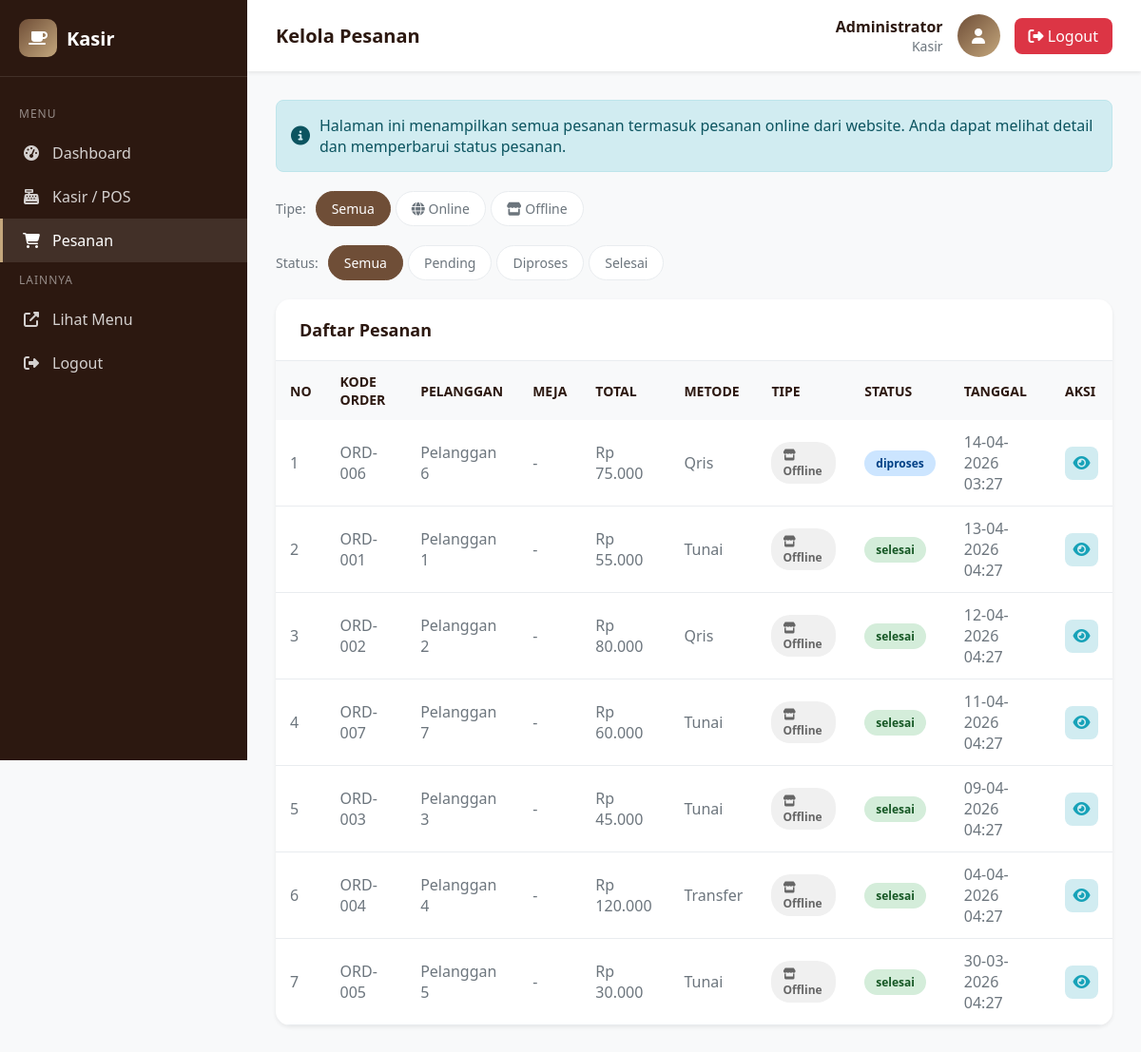
The app's page /kasir/orders/index.php (signed in) with its own data.
### tables this page shows
CREATE TABLE IF NOT EXISTS orders (
    id INT PRIMARY KEY AUTO_INCREMENT,
    kode_order VARCHAR(20) UNIQUE NOT NULL,
    user_id INT,
    nama_pelanggan VARCHAR(100),
    nomor_meja VARCHAR(20),
    total_harga DECIMAL(12,2) NOT NULL,
    metode_pembayaran ENUM('tunai', 'qris', 'transfer') DEFAULT 'tunai',
    catatan TEXT,
    tipe_order ENUM('online', 'offline') DEFAULT 'offline',
    status_order ENUM('pending', 'diproses', 'selesai', 'dibatalkan') DEFAULT 'pending',
    created_at TIMESTAMP DEFAULT CURRENT_TIMESTAMP,
    FOREIGN KEY (user_id) REFERENCES users(id)
);

### config/functions.php (called while the page is built, shortened)
<?php
require_once 'database.php';
function formatCurrency($amount)
{
    return 'Rp ' . number_format($amount, 0, ',', '.');
}
function getAllOrders($limit = null)
{
    global $conn;
    $sql = "SELECT o.*, u.nama_lengkap as nama_kasir
            FROM orders o
            LEFT JOIN users u ON o.user_id = u.id
            ORDER BY o.created_at DESC";
    $result = $conn->query($sql);
    return $result->fetch_all(MYSQLI_ASSOC);
}

### kasir/orders/index.php (the view, shortened to what this page needs)
<?php
require_once '../../config/functions.php';
$orders = getAllOrders();
$status_filter = isset($_GET['status']) ? $_GET['status'] : '';
$tipe_filter = isset($_GET['tipe']) ? $_GET['tipe'] : '';
?>
<!DOCTYPE html>
<html lang="id">
<head>
    <link rel="stylesheet" href="https://cdnjs.cloudflare.com/ajax/libs/font-awesome/6.4.0/css/all.min.css">
</head>
<body>
    <aside class="sidebar">
        <div class="sidebar-brand">
            <div class="logo-icon"><i class="fas fa-coffee"></i></div>
            <span>Kasir</span>
        </div>
        <nav class="sidebar-menu">
            <div class="menu-section">Menu</div>
            <a href="../index.php" class="menu-item"><i class="fas fa-tachometer-alt"></i><span>Dashboard</span></a>
            <a href="../pos.php" class="menu-item"><i class="fas fa-cash-register"></i><span>Kasir / POS</span></a>
            <a href="index.php" class="menu-item active"><i class="fas fa-shopping-cart"></i><span>Pesanan</span></a>
            <div class="menu-section">Lainnya</div>
            <a href="../../index.php" class="menu-item" target="_blank"><i
                    class="fas fa-external-link-alt"></i><span>Lihat Menu</span></a>
            <a href="../logout.php" class="menu-item"><i class="fas fa-sign-out-alt"></i><span>Logout</span></a>
        </nav>
    </aside>
    <main class="main-content">
        <header class="admin-header">
            <h1 class="header-title">Kelola Pesanan</h1>
            <div class="header-user">
                <div class="user-info">
                    <div class="user-name">
                        <?= $_SESSION['admin_nama'] ?>
                    </div>
                    <div class="user-role">Kasir</div>
                </div>
                <div class="user-avatar"><i class="fas fa-user"></i></div>
                <a href="../logout.php" class="btn-logout"><i class="fas fa-sign-out-alt"></i> Logout</a>
            </div>
        </header>
        <div class="content">
            <div class="alert-box">
                <i class="fas fa-info-circle"></i>
                <p>Halaman ini menampilkan semua pesanan termasuk pesanan online dari website. Anda dapat melihat detail
                    dan memperbarui status pesanan.</p>
            </div>
            <div class="filters">
                <div class="filter-group">
                    <label>Tipe:</label>
                    <a href="index.php" class="filter-btn <?= $tipe_filter == '' ? 'active' : '' ?>">Semua</a>
                    <a href="index.php?tipe=online" class="filter-btn <?= $tipe_filter == 'online' ? 'active' : '' ?>">
                        <i class="fas fa-globe"></i> Online
                    </a>
                    <a href="index.php?tipe=offline"
                        class="filter-btn <?= $tipe_filter == 'offline' ? 'active' : '' ?>">
                        <i class="fas fa-store"></i> Offline
                    </a>
                </div>
            </div>
            <div class="filters">
                <div class="filter-group">
                    <label>Status:</label>
                    <a href="index.php<?= $tipe_filter ? '?tipe=' . $tipe_filter : '' ?>"
                        class="filter-btn <?= $status_filter == '' ? 'active' : '' ?>">Semua</a>
                    <a href="index.php?status=pending<?= $tipe_filter ? '&tipe=' . $tipe_filter : '' ?>"
                        class="filter-btn <?= $status_filter == 'pending' ? 'active' : '' ?>">Pending</a>
                    <a href="index.php?status=diproses<?= $tipe_filter ? '&tipe=' . $tipe_filter : '' ?>"
                        class="filter-btn <?= $status_filter == 'diproses' ? 'active' : '' ?>">Diproses</a>
                    <a href="index.php?status=selesai<?= $tipe_filter ? '&tipe=' . $tipe_filter : '' ?>"
                        class="filter-btn <?= $status_filter == 'selesai' ? 'active' : '' ?>">Selesai</a>
                </div>
            </div>
            <div class="card">
                <div class="card-header">
                    <h2 class="card-title">Daftar Pesanan</h2>
                </div>
                <table class="table">
                    <thead>
                        <tr>
                            <th>No</th>
                            <th>Kode Order</th>
                            <th>Pelanggan</th>
                            <th>Meja</th>
                            <th>Total</th>
                            <th>Metode</th>
                            <th>Tipe</th>
                            <th>Status</th>
                            <th>Tanggal</th>
                            <th>Aksi</th>
                        </tr>
                    </thead>
                    <tbody>
                        <?php foreach ($orders as $index => $order): ?>
                            <tr>
                                <td>
                                    <?= $index + 1 ?>
                                </td>
                                <td>
                                    <?= $order['kode_order'] ?>
                                </td>
                                <td>
                                    <?= $order['nama_pelanggan'] ?>
                                </td>
                                <td>
                                    <?= $order['nomor_meja'] ?: '-' ?>
                                </td>
                                <td>
                                    <?= formatCurrency($order['total_harga']) ?>
                                </td>
                                <td>
                                    <?= ucfirst($order['metode_pembayaran']) ?>
                                </td>
                                <td>
                                    <span class="tipe-badge <?= $order['tipe_order'] ?>">
                                        <?= $order['tipe_order'] == 'online' ? '<i class="fas fa-globe"></i> Online' : '<i class="fas fa-store"></i> Offline' ?>
                                    </span>
                                </td>
                                <td><span class="status-badge <?= $order['status_order'] ?>">
                                        <?= $order['status_order'] ?>
                                    </span></td>
                                <td>
                                    <?= date('d-m-Y H:i', strtotime($order['created_at'])) ?>
                                </td>
                                <td>
                                    <div class="action-btns">
                                        <a href="view.php?id=<?= $order['id'] ?>" class="btn-action btn-view"
                                            title="Lihat Detail"><i class="fas fa-eye"></i></a>
                                    </div>
                                </td>
                            </tr>
                        <?php endforeach; ?>
                    </tbody>
                </table>
            </div>
        </div>
    </main>
</body>
</html>

### records on screen
orders: kode_order "ORD-006", nama_pelanggan "Pelanggan 6", nomor_meja "-", total_harga "Rp 75.000", metode_pembayaran "Qris", tipe_order "offline" (drawn), status_order "diproses", created_at "14-04-2026 03:27"
orders: kode_order "ORD-001", nama_pelanggan "Pelanggan 1", nomor_meja "-", total_harga "Rp 55.000", metode_pembayaran "Tunai", tipe_order "offline" (drawn), status_order "selesai", created_at "13-04-2026 04:27"
orders: kode_order "ORD-002", nama_pelanggan "Pelanggan 2", nomor_meja "-", total_harga "Rp 80.000", metode_pembayaran "Qris", tipe_order "offline" (drawn), status_order "selesai", created_at "12-04-2026 04:27"
orders: kode_order "ORD-007", nama_pelanggan "Pelanggan 7", nomor_meja "-", total_harga "Rp 60.000", metode_pembayaran "Tunai", tipe_order "offline" (drawn), status_order "selesai", created_at "11-04-2026 04:27"
orders: kode_order "ORD-003", nama_pelanggan "Pelanggan 3", nomor_meja "-", total_harga "Rp 45.000", metode_pembayaran "Tunai", tipe_order "offline" (drawn), status_order "selesai", created_at "09-04-2026 04:27"
orders: kode_order "ORD-004", nama_pelanggan "Pelanggan 4", nomor_meja "-", total_harga "Rp 120.000", metode_pembayaran "Transfer", tipe_order "offline" (drawn), status_order "selesai", created_at "04-04-2026 04:27"
orders: kode_order "ORD-005", nama_pelanggan "Pelanggan 5", nomor_meja "-", total_harga "Rp 30.000", metode_pembayaran "Tunai", tipe_order "offline" (drawn), status_order "selesai", created_at "30-03-2026 04:27"

### other values on screen
$_SESSION['admin_nama'] "Administrator"
